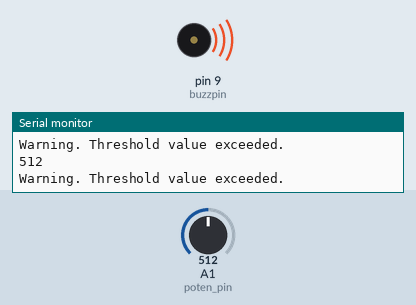
Bench run of a sketch on a simulated Arduino Uno, built with avr-gcc and run on an emulated ATmega328P. Parts: buzzer (waves = sounding, pin HIGH), the last lines printed to the serial monitor. Inputs (shaded band) come from the test bench; at power-on: A1 (poten_pin) = 512.

Above: at 2.2 s.
2.3 s: A1 (poten_pin) set to 482
At 3.8 s:
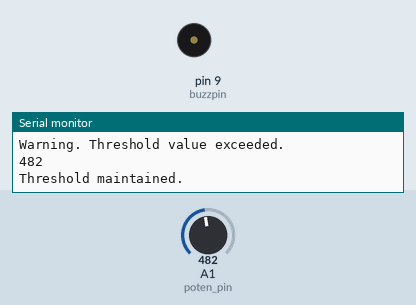
5.5 s: A1 (poten_pin) set to 510
At 7.2 s:
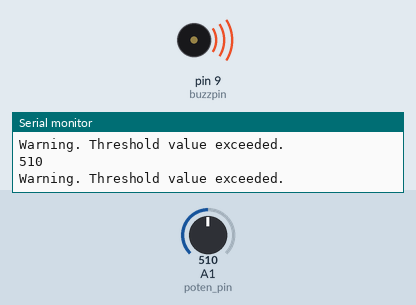
7.5 s: A1 (poten_pin) set to 490
At 8.9 s:
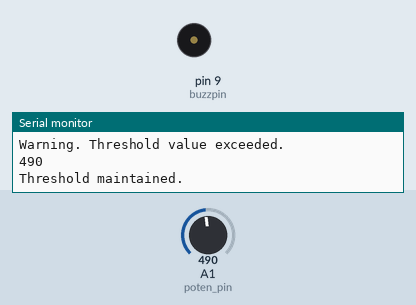
Timing chart, 0 to 10.5 s (numbered marks = the images above; inputs shaded):
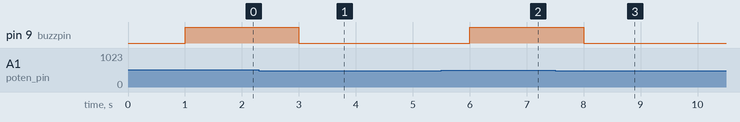

The sketch:

Practical1_Alert_Messages.ino
```cpp
int poten_pin = A1;
int buzzpin = 9;
int threshold = 500;

void setup()
{
  pinMode(poten_pin, INPUT);
  pinMode(buzzpin, OUTPUT);
  Serial.begin(9600);
  delay(1000);
}

void loop()
{
  int poten_val = analogRead(poten_pin);
  if (poten_val > threshold)
  {
    Serial.println(poten_val);
    Serial.println("Warning. Threshold value exceeded.");
    digitalWrite(buzzpin, HIGH);
  }
  else
  {
    Serial.println(poten_val);
    Serial.println("Threshold maintained.");
    digitalWrite(buzzpin, LOW);

  }
  delay(1000);
}
```

Measured:
- the behaviour switches between 501 and 500 on A1 (poten_pin) (found by bisection; images 0 and 1)
- after the input at 2.3 s, pin 9 (buzzpin): HIGH → LOW after 0.70 s
- after the input at 5.5 s, pin 9 (buzzpin): LOW → HIGH after 0.50 s
- after the input at 7.5 s, pin 9 (buzzpin): HIGH → LOW after 0.50 s
